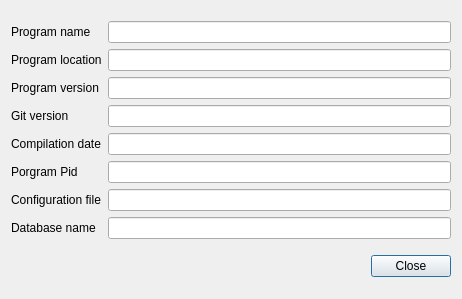
<?xml version="1.0" encoding="UTF-8"?>
<ui version="4.0">
 <class>DialogSystemInfo</class>
 <widget class="QDialog" name="DialogSystemInfo">
  <property name="geometry">
   <rect>
    <x>0</x>
    <y>0</y>
    <width>462</width>
    <height>299</height>
   </rect>
  </property>
  <property name="windowTitle">
   <string>System informations</string>
  </property>
  <layout class="QHBoxLayout" name="horizontalLayout_3">
   <item>
    <layout class="QVBoxLayout" name="verticalLayout_3">
     <item>
      <layout class="QHBoxLayout" name="horizontalLayout">
       <item>
        <layout class="QVBoxLayout" name="verticalLayout">
         <item>
          <widget class="QLabel" name="labelName">
           <property name="text">
            <string>Program name</string>
           </property>
          </widget>
         </item>
         <item>
          <widget class="QLabel" name="labelLocation">
           <property name="text">
            <string>Program location</string>
           </property>
          </widget>
         </item>
         <item>
          <widget class="QLabel" name="labelVersion">
           <property name="text">
            <string>Program version</string>
           </property>
          </widget>
         </item>
         <item>
          <widget class="QLabel" name="labelGitVersion">
           <property name="text">
            <string>Git version</string>
           </property>
          </widget>
         </item>
         <item>
          <widget class="QLabel" name="labelDateCompilation">
           <property name="text">
            <string>Compilation date</string>
           </property>
          </widget>
         </item>
         <item>
          <widget class="QLabel" name="labelPid">
           <property name="text">
            <string>Porgram Pid</string>
           </property>
          </widget>
         </item>
         <item>
          <widget class="QLabel" name="labelConfiguration">
           <property name="text">
            <string>Configuration file</string>
           </property>
          </widget>
         </item>
         <item>
          <widget class="QLabel" name="labelDatabase">
           <property name="text">
            <string>Database name</string>
           </property>
          </widget>
         </item>
        </layout>
       </item>
       <item>
        <layout class="QVBoxLayout" name="verticalLayout_2">
         <item>
          <widget class="QLineEdit" name="lineEditName">
           <property name="readOnly">
            <bool>true</bool>
           </property>
          </widget>
         </item>
         <item>
          <widget class="QLineEdit" name="lineEditLocation">
           <property name="readOnly">
            <bool>true</bool>
           </property>
          </widget>
         </item>
         <item>
          <widget class="QLineEdit" name="lineEditVersion">
           <property name="readOnly">
            <bool>true</bool>
           </property>
          </widget>
         </item>
         <item>
          <widget class="QLineEdit" name="lineEditGitVersion">
           <property name="readOnly">
            <bool>true</bool>
           </property>
          </widget>
         </item>
         <item>
          <widget class="QLineEdit" name="lineEditDateCompilation">
           <property name="readOnly">
            <bool>true</bool>
           </property>
          </widget>
         </item>
         <item>
          <widget class="QLineEdit" name="lineEditPid">
           <property name="readOnly">
            <bool>true</bool>
           </property>
          </widget>
         </item>
         <item>
          <widget class="QLineEdit" name="lineEditConfiguration">
           <property name="readOnly">
            <bool>true</bool>
           </property>
          </widget>
         </item>
         <item>
          <widget class="QLineEdit" name="lineEditDatabase">
           <property name="readOnly">
            <bool>true</bool>
           </property>
          </widget>
         </item>
        </layout>
       </item>
      </layout>
     </item>
     <item>
      <layout class="QHBoxLayout" name="horizontalLayout_2">
       <item>
        <spacer name="horizontalSpacer">
         <property name="orientation">
          <enum>Qt::Horizontal</enum>
         </property>
         <property name="sizeHint" stdset="0">
          <size>
           <width>40</width>
           <height>20</height>
          </size>
         </property>
        </spacer>
       </item>
       <item>
        <widget class="QPushButton" name="pushButtonClose">
         <property name="text">
          <string>Close</string>
         </property>
        </widget>
       </item>
      </layout>
     </item>
    </layout>
   </item>
  </layout>
 </widget>
 <resources/>
 <connections>
  <connection>
   <sender>pushButtonClose</sender>
   <signal>clicked()</signal>
   <receiver>DialogSystemInfo</receiver>
   <slot>close()</slot>
   <hints>
    <hint type="sourcelabel">
     <x>414</x>
     <y>182</y>
    </hint>
    <hint type="destinationlabel">
     <x>232</x>
     <y>102</y>
    </hint>
   </hints>
  </connection>
 </connections>
</ui>
